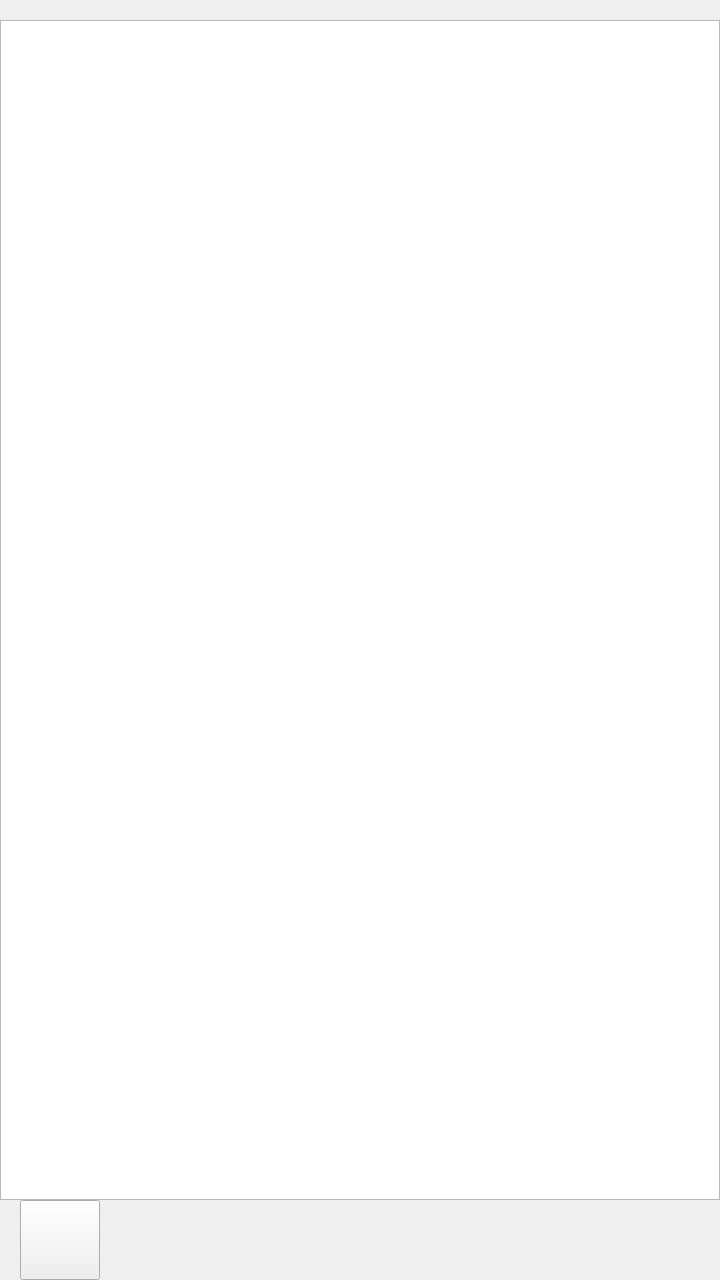
<?xml version="1.0" encoding="UTF-8"?>
<ui version="4.0">
 <class>fileList</class>
 <widget class="QWidget" name="fileList">
  <property name="geometry">
   <rect>
    <x>0</x>
    <y>0</y>
    <width>720</width>
    <height>1280</height>
   </rect>
  </property>
  <property name="maximumSize">
   <size>
    <width>720</width>
    <height>1280</height>
   </size>
  </property>
  <property name="windowTitle">
   <string>Gallery</string>
  </property>
  <widget class="QListView" name="listView">
   <property name="geometry">
    <rect>
     <x>0</x>
     <y>20</y>
     <width>720</width>
     <height>1180</height>
    </rect>
   </property>
   <property name="maximumSize">
    <size>
     <width>720</width>
     <height>1280</height>
    </size>
   </property>
  </widget>
  <widget class="QLabel" name="listShow">
   <property name="geometry">
    <rect>
     <x>130</x>
     <y>160</y>
     <width>54</width>
     <height>12</height>
    </rect>
   </property>
   <property name="text">
    <string/>
   </property>
  </widget>
  <widget class="QPushButton" name="closeButton">
   <property name="geometry">
    <rect>
     <x>20</x>
     <y>1200</y>
     <width>80</width>
     <height>80</height>
    </rect>
   </property>
   <property name="maximumSize">
    <size>
     <width>200</width>
     <height>200</height>
    </size>
   </property>
   <property name="text">
    <string/>
   </property>
  </widget>
 </widget>
 <resources/>
 <connections/>
</ui>
